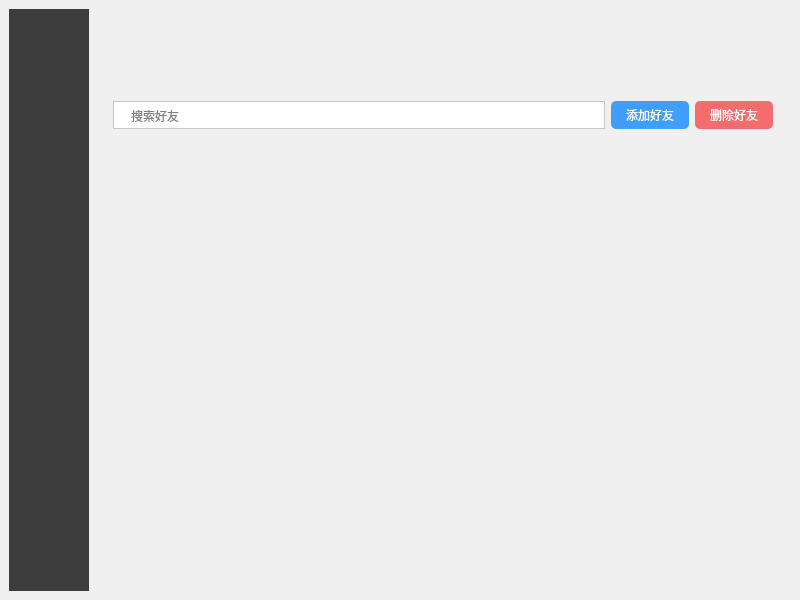
<?xml version="1.0" encoding="UTF-8"?>
<ui version="4.0">
 <class>MainWindow</class>
 <widget class="QMainWindow" name="MainWindow">
  <property name="geometry">
   <rect>
    <x>0</x>
    <y>0</y>
    <width>800</width>
    <height>600</height>
   </rect>
  </property>
  <property name="windowTitle">
   <string>QQ聊天</string>
  </property>
  <property name="windowIcon">
   <iconset resource="res.qrc">
    <normaloff>:/res/3.png</normaloff>:/res/3.png</iconset>
  </property>
  <widget class="QWidget" name="centralwidget">
   <layout class="QHBoxLayout" name="horizontalLayout">
    <item>
     <widget class="QWidget" name="sidebar" native="true">
      <property name="minimumSize">
       <size>
        <width>80</width>
        <height>0</height>
       </size>
      </property>
      <property name="maximumSize">
       <size>
        <width>80</width>
        <height>16777215</height>
       </size>
      </property>
      <property name="styleSheet">
       <string notr="true">QWidget#sidebar {
 background-color: rgb(60, 60, 60);
}
QPushButton {
 border: none;
 background: transparent;
}
QPushButton:hover {
 background-color: rgb(80, 80, 80);
 border-radius: 8px;
}
</string>
      </property>
      <layout class="QVBoxLayout" name="verticalLayout_3">
       <item>
        <widget class="QPushButton" name="btn_msg">
         <property name="icon">
          <iconset resource="res.qrc">
           <normaloff>:/res/8.png</normaloff>:/res/8.png</iconset>
         </property>
         <property name="iconSize">
          <size>
           <width>48</width>
           <height>48</height>
          </size>
         </property>
        </widget>
       </item>
       <item>
        <widget class="QPushButton" name="btn_contacts">
         <property name="icon">
          <iconset resource="res.qrc">
           <normaloff>:/res/9.png</normaloff>:/res/9.png</iconset>
         </property>
         <property name="iconSize">
          <size>
           <width>48</width>
           <height>48</height>
          </size>
         </property>
        </widget>
       </item>
       <item>
        <widget class="QPushButton" name="btn_groups">
         <property name="icon">
          <iconset resource="res.qrc">
           <normaloff>:/res/10.png</normaloff>:/res/10.png</iconset>
         </property>
         <property name="iconSize">
          <size>
           <width>48</width>
           <height>48</height>
          </size>
         </property>
        </widget>
       </item>
       <item>
        <widget class="QPushButton" name="btn_httppix">
         <property name="icon">
          <iconset resource="res.qrc">
           <normaloff>:/res/22.png</normaloff>:/res/22.png</iconset>
         </property>
         <property name="iconSize">
          <size>
           <width>48</width>
           <height>48</height>
          </size>
         </property>
        </widget>
       </item>
       <item>
        <spacer name="verticalSpacer_3">
         <property name="orientation">
          <enum>Qt::Vertical</enum>
         </property>
         <property name="sizeHint" stdset="0">
          <size>
           <width>20</width>
           <height>40</height>
          </size>
         </property>
        </spacer>
       </item>
       <item>
        <widget class="QPushButton" name="btn_settings">
         <property name="icon">
          <iconset resource="res.qrc">
           <normaloff>:/res/16.png</normaloff>:/res/16.png</iconset>
         </property>
         <property name="iconSize">
          <size>
           <width>48</width>
           <height>48</height>
          </size>
         </property>
        </widget>
       </item>
      </layout>
     </widget>
    </item>
    <item>
     <widget class="QWidget" name="main_area" native="true">
      <property name="styleSheet">
       <string notr="true">QWidget#main_area {
 background-color: rgb(240, 240, 240);
}
QLabel#label_username {
 font: 14pt &quot;微软雅黑&quot;;
 color: rgb(0, 0, 0);
}
QLineEdit {
 border: 1px solid rgb(200, 200, 200);
 border-radius: 15px;
 padding: 5px 15px;
 font: 12pt &quot;微软雅黑&quot;;
}
QPushButton#btnAddFriend, QPushButton#btnDeleteFriend {
 border: none;
 border-radius: 5px;
 padding: 5px 15px;
 font: 12pt &quot;微软雅黑&quot;;
}
QPushButton#btnAddFriend {
 background-color: rgb(64, 158, 255);
 color: white;
}
QPushButton#btnDeleteFriend {
 background-color: rgb(245, 108, 108);
 color: white;
}
QPushButton#btnAddFriend:hover {
 background-color: rgb(44, 138, 235);
}
QPushButton#btnDeleteFriend:hover {
 background-color: rgb(225, 88, 88);
}
QListWidget {
 border: none;
 background: transparent;
}
QListWidget::item {
 padding: 10px;
 border-bottom: 1px solid rgb(220, 220, 220);
}
QListWidget::item:hover {
 background-color: rgb(220, 220, 220);
}
QListWidget::item:selected {
 background-color: rgb(200, 230, 255);
}
QLabel#label_avatar {
 border-radius: 25px;
}
</string>
      </property>
      <layout class="QVBoxLayout" name="verticalLayout_2">
       <item>
        <widget class="QWidget" name="header" native="true">
         <layout class="QHBoxLayout" name="horizontalLayout_3">
          <item>
           <widget class="QLabel" name="label_avatar">
            <property name="minimumSize">
             <size>
              <width>50</width>
              <height>50</height>
             </size>
            </property>
            <property name="maximumSize">
             <size>
              <width>50</width>
              <height>50</height>
             </size>
            </property>
           </widget>
          </item>
          <item>
           <widget class="QLabel" name="label_username">
            <property name="alignment">
             <set>Qt::AlignCenter</set>
            </property>
           </widget>
          </item>
          <item>
           <spacer name="horizontalSpacer">
            <property name="orientation">
             <enum>Qt::Horizontal</enum>
            </property>
            <property name="sizeHint" stdset="0">
             <size>
              <width>40</width>
              <height>20</height>
             </size>
            </property>
           </spacer>
          </item>
         </layout>
        </widget>
       </item>
       <item>
        <widget class="QWidget" name="search_bar" native="true">
         <layout class="QHBoxLayout" name="horizontalLayout_2">
          <item>
           <widget class="QLineEdit" name="lineSearch">
            <property name="placeholderText">
             <string>搜索好友</string>
            </property>
           </widget>
          </item>
          <item>
           <widget class="QPushButton" name="btnAddFriend">
            <property name="text">
             <string>添加好友</string>
            </property>
           </widget>
          </item>
          <item>
           <widget class="QPushButton" name="btnDeleteFriend">
            <property name="text">
             <string>删除好友</string>
            </property>
           </widget>
          </item>
         </layout>
        </widget>
       </item>
       <item>
        <widget class="QListWidget" name="listWidget_friends">
         <property name="styleSheet">
          <string notr="true"/>
         </property>
        </widget>
       </item>
      </layout>
     </widget>
    </item>
   </layout>
  </widget>
 </widget>
 <resources>
  <include location="res.qrc"/>
 </resources>
 <connections/>
</ui>
